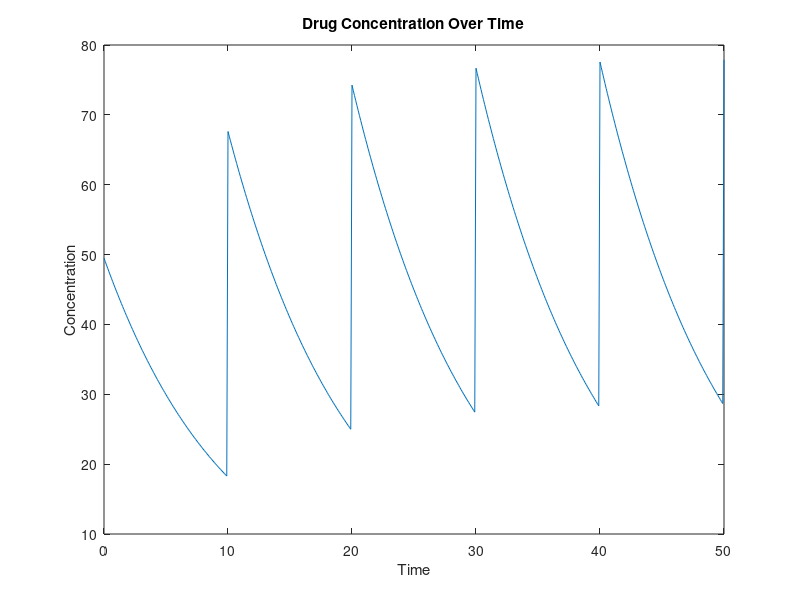

Reproduce this figure in MATLAB.
% Written by Ben Champagne 3/31/2026

%% Project 3: Temperature Regulation System (Drug Concentration Model)

clc; % clears command window
clear; % removes all variables from workspace

%% Parameters
dt = 0.1; % sets time step for simulation in seconds
t_end = 50; % defines total simulation time
t = 0:dt:t_end; % creates time vector from 0 to t_end with step dt

dose = 50; % sets drug dose added at each interval
k_elim = 0.1; % sets elimination rate constant

%% Initialize variables
C = 0; % initializes drug concentration to zero
C_hist = []; % initializes array to store concentration history

%% Simulation loop
for i = 1:length(t) % loops through each time step
    if mod(t(i), 10) == 0 % checks if current time is a multiple of 10 for dosing
        C = C + dose; % adds dose to concentration at dosing times
    end % ends dosing condition
    
    dC = -k_elim * C; % computes rate of concentration decrease using first-order elimination
    C = C + dC*dt; % updates concentration using Euler integration
    C_hist(end+1) = C; % appends updated concentration to history array
end % ends simulation loop

%% Plot
plot(t, C_hist); % plots concentration over time
xlabel('Time'); % labels x-axis as time
ylabel('Concentration'); % labels y-axis as concentration
title('Drug Concentration Over Time'); % sets plot title
